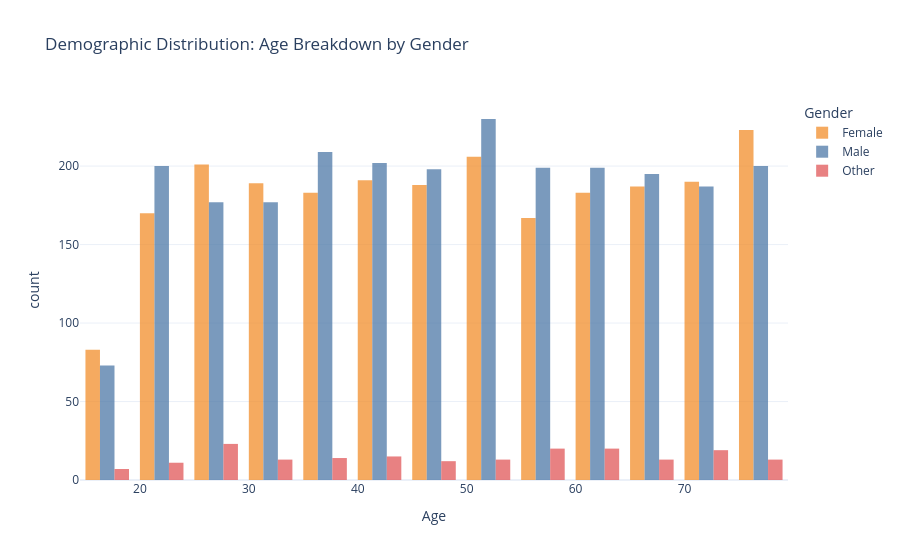

This figure's notebook cell:
### Code cell
fig3 = px.histogram(
    df, 
    x='Age', 
    color='Gender', 
    barmode='group',
    nbins=30,
    color_discrete_map={'Male': '#4E79A7', 'Female': '#F28E2B', 'Other': '#E15759'},
    title='Demographic Distribution: Age Breakdown by Gender',
    template='plotly_white'
)
fig3.update_traces(opacity=0.75)
fig3.show()

### Figure 1 — Plotly figure (JSON) as saved in the notebook; plotly's stock layout.template omitted (floating-point values rounded to 4 significant figures; data arrays with more than 128 entries replaced by an {"elided": "..."} marker saying what was removed)
{"data": [{"alignmentgroup": "True", "bingroup": "x", "hovertemplate": "Gender=Female<br>Age=%{x}<br>count=%{y}<extra></extra>", "legendgroup": "Female", "marker": {"color": "#F28E2B", "pattern": {"shape": ""}}, "name": "Female", "nbinsx": 30, "offsetgroup": "Female", "opacity": 0.75, "orientation": "v", "showlegend": true, "type": "histogram", "x": {"elided": "2361 int values"}, "xaxis": "x", "yaxis": "y"}, {"alignmentgroup": "True", "bingroup": "x", "hovertemplate": "Gender=Male<br>Age=%{x}<br>count=%{y}<extra></extra>", "legendgroup": "Male", "marker": {"color": "#4E79A7", "pattern": {"shape": ""}}, "name": "Male", "nbinsx": 30, "offsetgroup": "Male", "opacity": 0.75, "orientation": "v", "showlegend": true, "type": "histogram", "x": {"elided": "2446 int values"}, "xaxis": "x", "yaxis": "y"}, {"alignmentgroup": "True", "bingroup": "x", "hovertemplate": "Gender=Other<br>Age=%{x}<br>count=%{y}<extra></extra>", "legendgroup": "Other", "marker": {"color": "#E15759", "pattern": {"shape": ""}}, "name": "Other", "nbinsx": 30, "offsetgroup": "Other", "opacity": 0.75, "orientation": "v", "showlegend": true, "type": "histogram", "x": {"elided": "193 int values"}, "xaxis": "x", "yaxis": "y"}], "layout": {"barmode": "group", "legend": {"title": {"text": "Gender"}, "tracegroupgap": 0}, "title": {"text": "Demographic Distribution: Age Breakdown by Gender"}, "xaxis": {"anchor": "y", "domain": [0, 1], "title": {"text": "Age"}}, "yaxis": {"anchor": "x", "domain": [0, 1], "title": {"text": "count"}}}}
